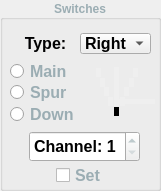
   <widget class="QGroupBox" name="gbxSwitches">
    <property name="enabled">
     <bool>true</bool>
    </property>
    <property name="geometry">
     <rect>
      <x>110</x>
      <y>300</y>
      <width>161</width>
      <height>191</height>
     </rect>
    </property>
    <property name="palette">
     <palette>
      <active>
       <colorrole role="WindowText">
        <brush brushstyle="SolidPattern">
         <color alpha="255">
          <red>0</red>
          <green>0</green>
          <blue>0</blue>
         </color>
        </brush>
       </colorrole>
      </active>
      <inactive>
       <colorrole role="WindowText">
        <brush brushstyle="SolidPattern">
         <color alpha="255">
          <red>155</red>
          <green>173</green>
          <blue>179</blue>
         </color>
        </brush>
       </colorrole>
      </inactive>
      <disabled>
       <colorrole role="WindowText">
        <brush brushstyle="SolidPattern">
         <color alpha="255">
          <red>143</red>
          <green>146</green>
          <blue>147</blue>
         </color>
        </brush>
       </colorrole>
      </disabled>
     </palette>
    </property>
    <property name="font">
     <font>
      <weight>75</weight>
      <bold>true</bold>
     </font>
    </property>
    <property name="title">
     <string>Switches</string>
    </property>
    <property name="alignment">
     <set>Qt::AlignCenter</set>
    </property>
    <widget class="Line" name="lM1">
     <property name="geometry">
      <rect>
       <x>114</x>
       <y>107</y>
       <width>5</width>
       <height>9</height>
      </rect>
     </property>
     <property name="palette">
      <palette>
       <active>
        <colorrole role="WindowText">
         <brush brushstyle="SolidPattern">
          <color alpha="255">
           <red>0</red>
           <green>0</green>
           <blue>0</blue>
          </color>
         </brush>
        </colorrole>
       </active>
       <inactive>
        <colorrole role="WindowText">
         <brush brushstyle="SolidPattern">
          <color alpha="255">
           <red>0</red>
           <green>0</green>
           <blue>0</blue>
          </color>
         </brush>
        </colorrole>
       </inactive>
       <disabled>
        <colorrole role="WindowText">
         <brush brushstyle="SolidPattern">
          <color alpha="255">
           <red>143</red>
           <green>146</green>
           <blue>147</blue>
          </color>
         </brush>
        </colorrole>
       </disabled>
      </palette>
     </property>
     <property name="frameShadow">
      <enum>QFrame::Plain</enum>
     </property>
     <property name="lineWidth">
      <number>10</number>
     </property>
     <property name="midLineWidth">
      <number>12</number>
     </property>
     <property name="orientation">
      <enum>Qt::Vertical</enum>
     </property>
    </widget>
    <widget class="Line" name="lR1">
     <property name="geometry">
      <rect>
       <x>120</x>
       <y>97</y>
       <width>5</width>
       <height>9</height>
      </rect>
     </property>
     <property name="palette">
      <palette>
       <active>
        <colorrole role="WindowText">
         <brush brushstyle="SolidPattern">
          <color alpha="255">
           <red>239</red>
           <green>239</green>
           <blue>239</blue>
          </color>
         </brush>
        </colorrole>
       </active>
       <inactive>
        <colorrole role="WindowText">
         <brush brushstyle="SolidPattern">
          <color alpha="255">
           <red>239</red>
           <green>239</green>
           <blue>239</blue>
          </color>
         </brush>
        </colorrole>
       </inactive>
       <disabled>
        <colorrole role="WindowText">
         <brush brushstyle="SolidPattern">
          <color alpha="255">
           <red>143</red>
           <green>146</green>
           <blue>147</blue>
          </color>
         </brush>
        </colorrole>
       </disabled>
      </palette>
     </property>
     <property name="frameShadow">
      <enum>QFrame::Plain</enum>
     </property>
     <property name="lineWidth">
      <number>10</number>
     </property>
     <property name="midLineWidth">
      <number>12</number>
     </property>
     <property name="orientation">
      <enum>Qt::Vertical</enum>
     </property>
    </widget>
    <widget class="Line" name="lR2">
     <property name="geometry">
      <rect>
       <x>124</x>
       <y>87</y>
       <width>5</width>
       <height>9</height>
      </rect>
     </property>
     <property name="palette">
      <palette>
       <active>
        <colorrole role="WindowText">
         <brush brushstyle="SolidPattern">
          <color alpha="255">
           <red>239</red>
           <green>239</green>
           <blue>239</blue>
          </color>
         </brush>
        </colorrole>
       </active>
       <inactive>
        <colorrole role="WindowText">
         <brush brushstyle="SolidPattern">
          <color alpha="255">
           <red>239</red>
           <green>239</green>
           <blue>239</blue>
          </color>
         </brush>
        </colorrole>
       </inactive>
       <disabled>
        <colorrole role="WindowText">
         <brush brushstyle="SolidPattern">
          <color alpha="255">
           <red>143</red>
           <green>146</green>
           <blue>147</blue>
          </color>
         </brush>
        </colorrole>
       </disabled>
      </palette>
     </property>
     <property name="frameShadow">
      <enum>QFrame::Plain</enum>
     </property>
     <property name="lineWidth">
      <number>10</number>
     </property>
     <property name="midLineWidth">
      <number>12</number>
     </property>
     <property name="orientation">
      <enum>Qt::Vertical</enum>
     </property>
    </widget>
    <widget class="Line" name="lR4">
     <property name="geometry">
      <rect>
       <x>133</x>
       <y>68</y>
       <width>5</width>
       <height>9</height>
      </rect>
     </property>
     <property name="palette">
      <palette>
       <active>
        <colorrole role="WindowText">
         <brush brushstyle="SolidPattern">
          <color alpha="255">
           <red>239</red>
           <green>239</green>
           <blue>239</blue>
          </color>
         </brush>
        </colorrole>
       </active>
       <inactive>
        <colorrole role="WindowText">
         <brush brushstyle="SolidPattern">
          <color alpha="255">
           <red>239</red>
           <green>239</green>
           <blue>239</blue>
          </color>
         </brush>
        </colorrole>
       </inactive>
       <disabled>
        <colorrole role="WindowText">
         <brush brushstyle="SolidPattern">
          <color alpha="255">
           <red>143</red>
           <green>146</green>
           <blue>147</blue>
          </color>
         </brush>
        </colorrole>
       </disabled>
      </palette>
     </property>
     <property name="frameShadow">
      <enum>QFrame::Plain</enum>
     </property>
     <property name="lineWidth">
      <number>10</number>
     </property>
     <property name="midLineWidth">
      <number>12</number>
     </property>
     <property name="orientation">
      <enum>Qt::Vertical</enum>
     </property>
    </widget>
    <widget class="Line" name="lR3">
     <property name="geometry">
      <rect>
       <x>129</x>
       <y>78</y>
       <width>5</width>
       <height>9</height>
      </rect>
     </property>
     <property name="palette">
      <palette>
       <active>
        <colorrole role="WindowText">
         <brush brushstyle="SolidPattern">
          <color alpha="255">
           <red>239</red>
           <green>239</green>
           <blue>239</blue>
          </color>
         </brush>
        </colorrole>
       </active>
       <inactive>
        <colorrole role="WindowText">
         <brush brushstyle="SolidPattern">
          <color alpha="255">
           <red>239</red>
           <green>239</green>
           <blue>239</blue>
          </color>
         </brush>
        </colorrole>
       </inactive>
       <disabled>
        <colorrole role="WindowText">
         <brush brushstyle="SolidPattern">
          <color alpha="255">
           <red>143</red>
           <green>146</green>
           <blue>147</blue>
          </color>
         </brush>
        </colorrole>
       </disabled>
      </palette>
     </property>
     <property name="frameShadow">
      <enum>QFrame::Plain</enum>
     </property>
     <property name="lineWidth">
      <number>10</number>
     </property>
     <property name="midLineWidth">
      <number>12</number>
     </property>
     <property name="orientation">
      <enum>Qt::Vertical</enum>
     </property>
    </widget>
    <widget class="Line" name="lMain">
     <property name="geometry">
      <rect>
       <x>114</x>
       <y>67</y>
       <width>5</width>
       <height>39</height>
      </rect>
     </property>
     <property name="palette">
      <palette>
       <active>
        <colorrole role="WindowText">
         <brush brushstyle="SolidPattern">
          <color alpha="255">
           <red>239</red>
           <green>239</green>
           <blue>239</blue>
          </color>
         </brush>
        </colorrole>
       </active>
       <inactive>
        <colorrole role="WindowText">
         <brush brushstyle="SolidPattern">
          <color alpha="255">
           <red>239</red>
           <green>239</green>
           <blue>239</blue>
          </color>
         </brush>
        </colorrole>
       </inactive>
       <disabled>
        <colorrole role="WindowText">
         <brush brushstyle="SolidPattern">
          <color alpha="255">
           <red>143</red>
           <green>146</green>
           <blue>147</blue>
          </color>
         </brush>
        </colorrole>
       </disabled>
      </palette>
     </property>
     <property name="frameShadow">
      <enum>QFrame::Plain</enum>
     </property>
     <property name="lineWidth">
      <number>10</number>
     </property>
     <property name="midLineWidth">
      <number>12</number>
     </property>
     <property name="orientation">
      <enum>Qt::Vertical</enum>
     </property>
    </widget>
    <widget class="Line" name="lL2">
     <property name="geometry">
      <rect>
       <x>104</x>
       <y>87</y>
       <width>5</width>
       <height>9</height>
      </rect>
     </property>
     <property name="palette">
      <palette>
       <active>
        <colorrole role="WindowText">
         <brush brushstyle="SolidPattern">
          <color alpha="255">
           <red>239</red>
           <green>239</green>
           <blue>239</blue>
          </color>
         </brush>
        </colorrole>
       </active>
       <inactive>
        <colorrole role="WindowText">
         <brush brushstyle="SolidPattern">
          <color alpha="255">
           <red>239</red>
           <green>239</green>
           <blue>239</blue>
          </color>
         </brush>
        </colorrole>
       </inactive>
       <disabled>
        <colorrole role="WindowText">
         <brush brushstyle="SolidPattern">
          <color alpha="255">
           <red>143</red>
           <green>146</green>
           <blue>147</blue>
          </color>
         </brush>
        </colorrole>
       </disabled>
      </palette>
     </property>
     <property name="frameShadow">
      <enum>QFrame::Plain</enum>
     </property>
     <property name="lineWidth">
      <number>10</number>
     </property>
     <property name="midLineWidth">
      <number>12</number>
     </property>
     <property name="orientation">
      <enum>Qt::Vertical</enum>
     </property>
    </widget>
    <widget class="Line" name="lL1">
     <property name="geometry">
      <rect>
       <x>108</x>
       <y>97</y>
       <width>5</width>
       <height>9</height>
      </rect>
     </property>
     <property name="palette">
      <palette>
       <active>
        <colorrole role="WindowText">
         <brush brushstyle="SolidPattern">
          <color alpha="255">
           <red>239</red>
           <green>239</green>
           <blue>239</blue>
          </color>
         </brush>
        </colorrole>
       </active>
       <inactive>
        <colorrole role="WindowText">
         <brush brushstyle="SolidPattern">
          <color alpha="255">
           <red>239</red>
           <green>239</green>
           <blue>239</blue>
          </color>
         </brush>
        </colorrole>
       </inactive>
       <disabled>
        <colorrole role="WindowText">
         <brush brushstyle="SolidPattern">
          <color alpha="255">
           <red>143</red>
           <green>146</green>
           <blue>147</blue>
          </color>
         </brush>
        </colorrole>
       </disabled>
      </palette>
     </property>
     <property name="frameShadow">
      <enum>QFrame::Plain</enum>
     </property>
     <property name="lineWidth">
      <number>10</number>
     </property>
     <property name="midLineWidth">
      <number>12</number>
     </property>
     <property name="orientation">
      <enum>Qt::Vertical</enum>
     </property>
    </widget>
    <widget class="Line" name="lL3">
     <property name="geometry">
      <rect>
       <x>100</x>
       <y>78</y>
       <width>5</width>
       <height>9</height>
      </rect>
     </property>
     <property name="palette">
      <palette>
       <active>
        <colorrole role="WindowText">
         <brush brushstyle="SolidPattern">
          <color alpha="255">
           <red>239</red>
           <green>239</green>
           <blue>239</blue>
          </color>
         </brush>
        </colorrole>
       </active>
       <inactive>
        <colorrole role="WindowText">
         <brush brushstyle="SolidPattern">
          <color alpha="255">
           <red>239</red>
           <green>239</green>
           <blue>239</blue>
          </color>
         </brush>
        </colorrole>
       </inactive>
       <disabled>
        <colorrole role="WindowText">
         <brush brushstyle="SolidPattern">
          <color alpha="255">
           <red>143</red>
           <green>146</green>
           <blue>147</blue>
          </color>
         </brush>
        </colorrole>
       </disabled>
      </palette>
     </property>
     <property name="frameShadow">
      <enum>QFrame::Plain</enum>
     </property>
     <property name="lineWidth">
      <number>10</number>
     </property>
     <property name="midLineWidth">
      <number>12</number>
     </property>
     <property name="orientation">
      <enum>Qt::Vertical</enum>
     </property>
    </widget>
    <widget class="Line" name="lL4">
     <property name="geometry">
      <rect>
       <x>96</x>
       <y>68</y>
       <width>5</width>
       <height>9</height>
      </rect>
     </property>
     <property name="palette">
      <palette>
       <active>
        <colorrole role="WindowText">
         <brush brushstyle="SolidPattern">
          <color alpha="255">
           <red>239</red>
           <green>239</green>
           <blue>239</blue>
          </color>
         </brush>
        </colorrole>
       </active>
       <inactive>
        <colorrole role="WindowText">
         <brush brushstyle="SolidPattern">
          <color alpha="255">
           <red>239</red>
           <green>239</green>
           <blue>239</blue>
          </color>
         </brush>
        </colorrole>
       </inactive>
       <disabled>
        <colorrole role="WindowText">
         <brush brushstyle="SolidPattern">
          <color alpha="255">
           <red>143</red>
           <green>146</green>
           <blue>147</blue>
          </color>
         </brush>
        </colorrole>
       </disabled>
      </palette>
     </property>
     <property name="frameShadow">
      <enum>QFrame::Plain</enum>
     </property>
     <property name="lineWidth">
      <number>10</number>
     </property>
     <property name="midLineWidth">
      <number>12</number>
     </property>
     <property name="orientation">
      <enum>Qt::Vertical</enum>
     </property>
    </widget>
    <widget class="QSpinBox" name="sbSw_Chan">
     <property name="geometry">
      <rect>
       <x>29</x>
       <y>131</y>
       <width>111</width>
       <height>31</height>
      </rect>
     </property>
     <property name="font">
      <font>
       <pointsize>12</pointsize>
       <weight>75</weight>
       <bold>true</bold>
      </font>
     </property>
     <property name="specialValueText">
      <string/>
     </property>
     <property name="suffix">
      <string/>
     </property>
     <property name="prefix">
      <string>Channel: </string>
     </property>
     <property name="minimum">
      <number>1</number>
     </property>
     <property name="maximum">
      <number>16</number>
     </property>
    </widget>
    <widget class="QCheckBox" name="ckbSW_Set">
     <property name="geometry">
      <rect>
       <x>56</x>
       <y>161</y>
       <width>56</width>
       <height>28</height>
      </rect>
     </property>
     <property name="font">
      <font>
       <pointsize>12</pointsize>
       <weight>75</weight>
       <bold>true</bold>
      </font>
     </property>
     <property name="text">
      <string>Set</string>
     </property>
    </widget>
    <widget class="QRadioButton" name="rbSw_Down">
     <property name="geometry">
      <rect>
       <x>10</x>
       <y>100</y>
       <width>71</width>
       <height>28</height>
      </rect>
     </property>
     <property name="font">
      <font>
       <pointsize>12</pointsize>
       <weight>75</weight>
       <bold>true</bold>
      </font>
     </property>
     <property name="locale">
      <locale language="English" country="UnitedStates"/>
     </property>
     <property name="text">
      <string>Down</string>
     </property>
    </widget>
    <widget class="QRadioButton" name="rbSw_Spur">
     <property name="geometry">
      <rect>
       <x>10</x>
       <y>78</y>
       <width>71</width>
       <height>28</height>
      </rect>
     </property>
     <property name="font">
      <font>
       <pointsize>12</pointsize>
       <weight>75</weight>
       <bold>true</bold>
      </font>
     </property>
     <property name="locale">
      <locale language="English" country="UnitedStates"/>
     </property>
     <property name="text">
      <string>Spur</string>
     </property>
    </widget>
    <widget class="QComboBox" name="cbSw_Type">
     <property name="geometry">
      <rect>
       <x>80</x>
       <y>33</y>
       <width>71</width>
       <height>21</height>
      </rect>
     </property>
     <property name="font">
      <font>
       <pointsize>12</pointsize>
       <weight>75</weight>
       <bold>true</bold>
      </font>
     </property>
     <item>
      <property name="text">
       <string>Right</string>
      </property>
     </item>
     <item>
      <property name="text">
       <string>Left</string>
      </property>
     </item>
     <item>
      <property name="text">
       <string>Wye</string>
      </property>
     </item>
     <item>
      <property name="text">
       <string>Boom</string>
      </property>
     </item>
    </widget>
    <widget class="QRadioButton" name="rbSw_M">
     <property name="geometry">
      <rect>
       <x>10</x>
       <y>57</y>
       <width>71</width>
       <height>28</height>
      </rect>
     </property>
     <property name="font">
      <font>
       <pointsize>12</pointsize>
       <weight>75</weight>
       <bold>true</bold>
      </font>
     </property>
     <property name="locale">
      <locale language="English" country="UnitedStates"/>
     </property>
     <property name="text">
      <string>Main</string>
     </property>
    </widget>
    <widget class="QLabel" name="label_2">
     <property name="geometry">
      <rect>
       <x>20</x>
       <y>32</y>
       <width>51</width>
       <height>22</height>
      </rect>
     </property>
     <property name="palette">
      <palette>
       <active>
        <colorrole role="WindowText">
         <brush brushstyle="SolidPattern">
          <color alpha="255">
           <red>0</red>
           <green>0</green>
           <blue>1</blue>
          </color>
         </brush>
        </colorrole>
       </active>
       <inactive>
        <colorrole role="WindowText">
         <brush brushstyle="SolidPattern">
          <color alpha="255">
           <red>0</red>
           <green>0</green>
           <blue>1</blue>
          </color>
         </brush>
        </colorrole>
       </inactive>
       <disabled>
        <colorrole role="WindowText">
         <brush brushstyle="SolidPattern">
          <color alpha="255">
           <red>143</red>
           <green>146</green>
           <blue>147</blue>
          </color>
         </brush>
        </colorrole>
       </disabled>
      </palette>
     </property>
     <property name="font">
      <font>
       <pointsize>12</pointsize>
       <weight>75</weight>
       <bold>true</bold>
      </font>
     </property>
     <property name="text">
      <string>Type:</string>
     </property>
     <property name="alignment">
      <set>Qt::AlignCenter</set>
     </property>
    </widget>
    <widget class="Line" name="lBoom">
     <property name="geometry">
      <rect>
       <x>114</x>
       <y>99</y>
       <width>41</width>
       <height>5</height>
      </rect>
     </property>
     <property name="palette">
      <palette>
       <active>
        <colorrole role="WindowText">
         <brush brushstyle="SolidPattern">
          <color alpha="255">
           <red>239</red>
           <green>239</green>
           <blue>239</blue>
          </color>
         </brush>
        </colorrole>
       </active>
       <inactive>
        <colorrole role="WindowText">
         <brush brushstyle="SolidPattern">
          <color alpha="255">
           <red>239</red>
           <green>239</green>
           <blue>239</blue>
          </color>
         </brush>
        </colorrole>
       </inactive>
       <disabled>
        <colorrole role="WindowText">
         <brush brushstyle="SolidPattern">
          <color alpha="255">
           <red>143</red>
           <green>146</green>
           <blue>147</blue>
          </color>
         </brush>
        </colorrole>
       </disabled>
      </palette>
     </property>
     <property name="frameShadow">
      <enum>QFrame::Plain</enum>
     </property>
     <property name="lineWidth">
      <number>5</number>
     </property>
     <property name="orientation">
      <enum>Qt::Horizontal</enum>
     </property>
    </widget>
   </widget>
